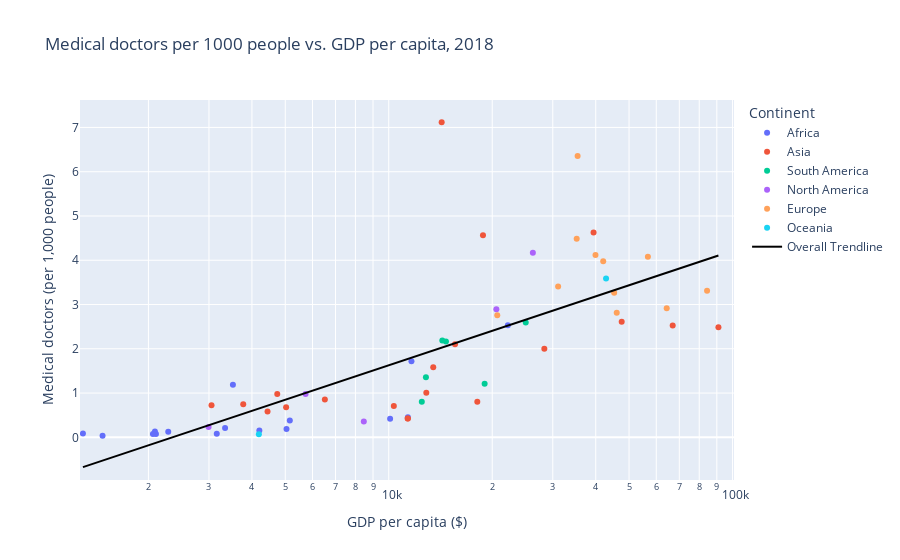

Notebook code cell kept with this figure:
### Markdown cell above
A interesting question to ask here is whether countries with higher GDP per capita have less or more medical doctors per 1.000 people. The graph for 2018 (Figure 11) shows several interesting facts. Up until 6.5K of GDP, the variance seems to be quite low and there seem to exist a relationship between medical doctors and GDP per capita. However, this trend is not really clear. From 10k and greater, the data points are much more spread. There are also some extremes such as Georgia and Lithuania. Overall, there seem to be a positive trend. Those countries with lower GPD and which are considered developing countries are once again located on the lower left corner of the graph. This does make intuitively sense as education is not as accessible in these countries.

### Code cell
# Plot Medical doctors per 1,000 people vs. GDP per capita
plotFigure(GDP('medical-doctors-per-1000-people-vs-gdp-per-capita.csv',
           'GDP per capita, PPP (constant 2017 international $)',
          'Physicians (per 1,000 people)',
          'Medical doctors per 1000 people vs. GDP per capita', 'GDP per capita'), 'GDP per capita ($)', 
           'Medical doctors (per 1,000 people)', 'Medical doctors per 1000 people vs. GDP per capita',
          25, pow(10,4), 1, 0.5, 11)

### Figure 1 — Plotly figure (JSON) as saved in the notebook; plotly's stock layout.template omitted (floating-point values rounded to 4 significant figures)
{"data": [{"customdata": [["Algeria"], ["Benin"], ["Egypt"], ["Ethiopia"], ["Kenya"], ["Malawi"], ["Mali"], ["Mauritania"], ["Mauritius"], ["Mozambique"], ["Namibia"], ["Nigeria"], ["Rwanda"], ["Togo"], ["Zambia"], ["Zimbabwe"]], "hovertemplate": "Continent=Africa<br>GDP per capita ($)=%{x}<br>Medical doctors (per 1,000 people)=%{y}<br>Entity=%{customdata[0]}<extra></extra>", "legendgroup": "Africa", "marker": {"color": "#636efa", "symbol": "circle"}, "mode": "markers", "name": "Africa", "orientation": "v", "showlegend": true, "type": "scatter", "x": [11640.0, 3161.0, 11370.0, 2104.0, 4204.0, 1471.0, 2284.0, 5042.0, 22210.0, 1290.0, 10090.0, 5155.0, 2089.0, 2061.0, 3522.0, 3342.0], "xaxis": "x", "y": [1.719, 0.0791, 0.4521, 0.0769, 0.1565, 0.0358, 0.1286, 0.1865, 2.533, 0.0838, 0.4182, 0.3806, 0.134, 0.0774, 1.187, 0.2096], "yaxis": "y"}, {"customdata": [["Bangladesh"], ["Bhutan"], ["Georgia"], ["India"], ["Indonesia"], ["Iran"], ["Iraq"], ["Israel"], ["Lebanon"], ["Maldives"], ["Myanmar"], ["Nepal"], ["Oman"], ["Pakistan"], ["Qatar"], ["Saudi Arabia"], ["Sri Lanka"], ["Thailand"], ["Timor"], ["United Arab Emirates"]], "hovertemplate": "Continent=Asia<br>GDP per capita ($)=%{x}<br>Medical doctors (per 1,000 people)=%{y}<br>Entity=%{customdata[0]}<extra></extra>", "legendgroup": "Asia", "marker": {"color": "#EF553B", "symbol": "circle"}, "mode": "markers", "name": "Asia", "orientation": "v", "showlegend": true, "type": "scatter", "x": [4441.0, 11350.0, 14250.0, 6519.0, 11370.0, 13470.0, 10350.0, 39420.0, 15590.0, 18800.0, 5029.0, 3774.0, 28350.0, 4739.0, 90970.0, 47590.0, 12860.0, 18100.0, 3052.0, 66970.0], "xaxis": "x", "y": [0.5809, 0.4242, 7.12, 0.8571, 0.4269, 1.584, 0.7079, 4.625, 2.104, 4.563, 0.677, 0.7486, 2.003, 0.9801, 2.485, 2.612, 1.004, 0.805, 0.7224, 2.528], "yaxis": "y"}, {"customdata": [["Brazil"], ["Chile"], ["Colombia"], ["Guyana"], ["Paraguay"], ["Suriname"]], "hovertemplate": "Continent=South America<br>GDP per capita ($)=%{x}<br>Medical doctors (per 1,000 people)=%{y}<br>Entity=%{customdata[0]}<extra></extra>", "legendgroup": "South America", "marker": {"color": "#00cc96", "symbol": "circle"}, "mode": "markers", "name": "South America", "orientation": "v", "showlegend": true, "type": "scatter", "x": [14670.0, 25030.0, 14310.0, 12480.0, 12830.0, 19010.0], "xaxis": "x", "y": [2.164, 2.591, 2.185, 0.8023, 1.354, 1.21], "yaxis": "y"}, {"customdata": [["Costa Rica"], ["Guatemala"], ["Haiti"], ["Nicaragua"], ["Trinidad and Tobago"]], "hovertemplate": "Continent=North America<br>GDP per capita ($)=%{x}<br>Medical doctors (per 1,000 people)=%{y}<br>Entity=%{customdata[0]}<extra></extra>", "legendgroup": "North America", "marker": {"color": "#ab63fa", "symbol": "circle"}, "mode": "markers", "name": "North America", "orientation": "v", "showlegend": true, "type": "scatter", "x": [20560.0, 8462.0, 2992.0, 5730.0, 26250.0], "xaxis": "x", "y": [2.894, 0.3549, 0.2343, 0.9775, 4.168], "yaxis": "y"}, {"customdata": [["Czechia"], ["Estonia"], ["France"], ["Hungary"], ["Iceland"], ["Ireland"], ["Italy"], ["Lithuania"], ["Montenegro"], ["Norway"], ["United Kingdom"]], "hovertemplate": "Continent=Europe<br>GDP per capita ($)=%{x}<br>Medical doctors (per 1,000 people)=%{y}<br>Entity=%{customdata[0]}<extra></extra>", "legendgroup": "Europe", "marker": {"color": "#FFA15A", "symbol": "circle"}, "mode": "markers", "name": "Europe", "orientation": "v", "showlegend": true, "type": "scatter", "x": [39930.0, 35210.0, 45250.0, 31100.0, 56720.0, 84300.0, 42050.0, 35430.0, 20690.0, 64340.0, 46040.0], "xaxis": "x", "y": [4.121, 4.483, 3.267, 3.408, 4.078, 3.312, 3.977, 6.353, 2.756, 2.916, 2.812], "yaxis": "y"}, {"customdata": [["New Zealand"], ["Papua New Guinea"]], "hovertemplate": "Continent=Oceania<br>GDP per capita ($)=%{x}<br>Medical doctors (per 1,000 people)=%{y}<br>Entity=%{customdata[0]}<extra></extra>", "legendgroup": "Oceania", "marker": {"color": "#19d3f3", "symbol": "circle"}, "mode": "markers", "name": "Oceania", "orientation": "v", "showlegend": true, "type": "scatter", "x": [42870.0, 4190.0], "xaxis": "x", "y": [3.59, 0.0699], "yaxis": "y"}, {"hovertemplate": "<b>OLS trendline</b><br>Physicians (per 1,000 people) = 2.586 * log10(GDP per capita, PPP (constant 2017 international $)) + -8.71805<br>R<sup>2</sup>=0.549879<br><br>GDP per capita ($)=%{x}<br>Medical doctors (per 1,000 people)=%{y} <b>(trend)</b><extra></extra>", "legendgroup": "Overall Trendline", "line": {"color": "black"}, "mode": "lines", "name": "Overall Trendline", "showlegend": true, "type": "scatter", "x": [1290.0, 1471.0, 2061.0, 2089.0, 2104.0, 2284.0, 2992.0, 3052.0, 3161.0, 3342.0, 3522.0, 3774.0, 4190.0, 4204.0, 4441.0, 4739.0, 5029.0, 5042.0, 5155.0, 5730.0, 6519.0, 8462.0, 10090.0, 10350.0, 11350.0, 11370.0, 11370.0, 11640.0, 12480.0, 12830.0, 12860.0, 13470.0, 14250.0, 14310.0, 14670.0, 15590.0, 18100.0, 18800.0, 19010.0, 20560.0, 20690.0, 22210.0, 25030.0, 26250.0, 28350.0, 31100.0, 35210.0, 35430.0, 39420.0, 39930.0, 42050.0, 42870.0, 45250.0, 46040.0, 47590.0, 56720.0, 64340.0, 66970.0, 84300.0, 90970.0], "xaxis": "x", "y": [-0.6743, -0.5266, -0.1477, -0.1328, -0.1249, -0.03262, 0.2709, 0.2929, 0.3324, 0.3949, 0.4538, 0.5315, 0.649, 0.6527, 0.7143, 0.7874, 0.854, 0.857, 0.8818, 1.0, 1.145, 1.438, 1.636, 1.664, 1.768, 1.77, 1.77, 1.797, 1.875, 1.906, 1.908, 1.961, 2.024, 2.029, 2.056, 2.124, 2.292, 2.335, 2.347, 2.435, 2.442, 2.522, 2.656, 2.71, 2.796, 2.9, 3.04, 3.047, 3.166, 3.181, 3.239, 3.261, 3.321, 3.341, 3.378, 3.575, 3.717, 3.762, 4.02, 4.106], "yaxis": "y"}], "layout": {"legend": {"title": {"text": "Continent"}, "tracegroupgap": 0}, "title": {"text": "Medical doctors per 1000 people vs. GDP per capita, 2018"}, "xaxis": {"anchor": "y", "domain": [0, 1], "range": [3.102, 5.004], "title": {"text": "GDP per capita ($)"}, "type": "log"}, "yaxis": {"anchor": "x", "domain": [0, 1], "range": [-0.9642, 7.62], "title": {"text": "Medical doctors (per 1,000 people)"}}}}
